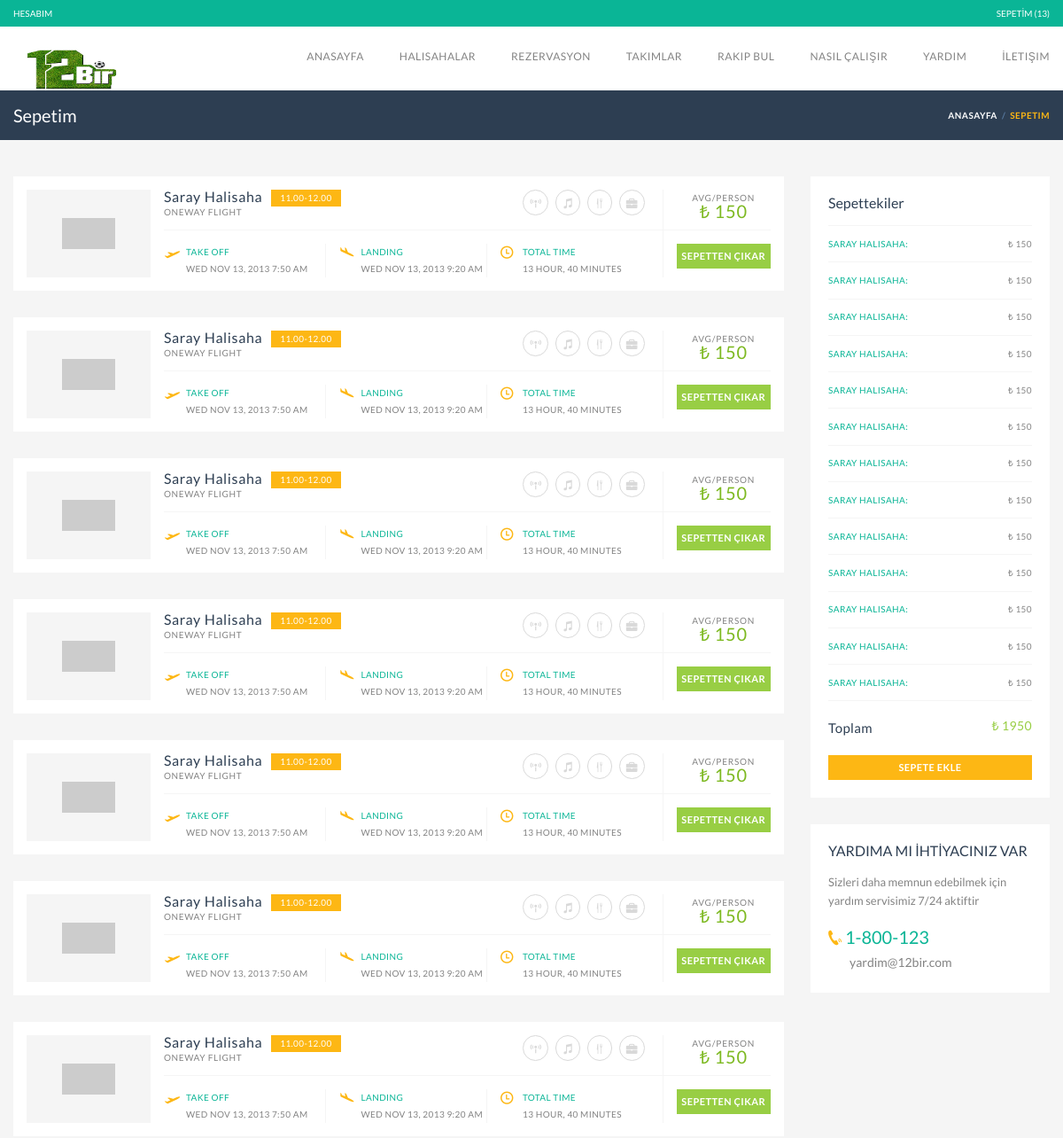
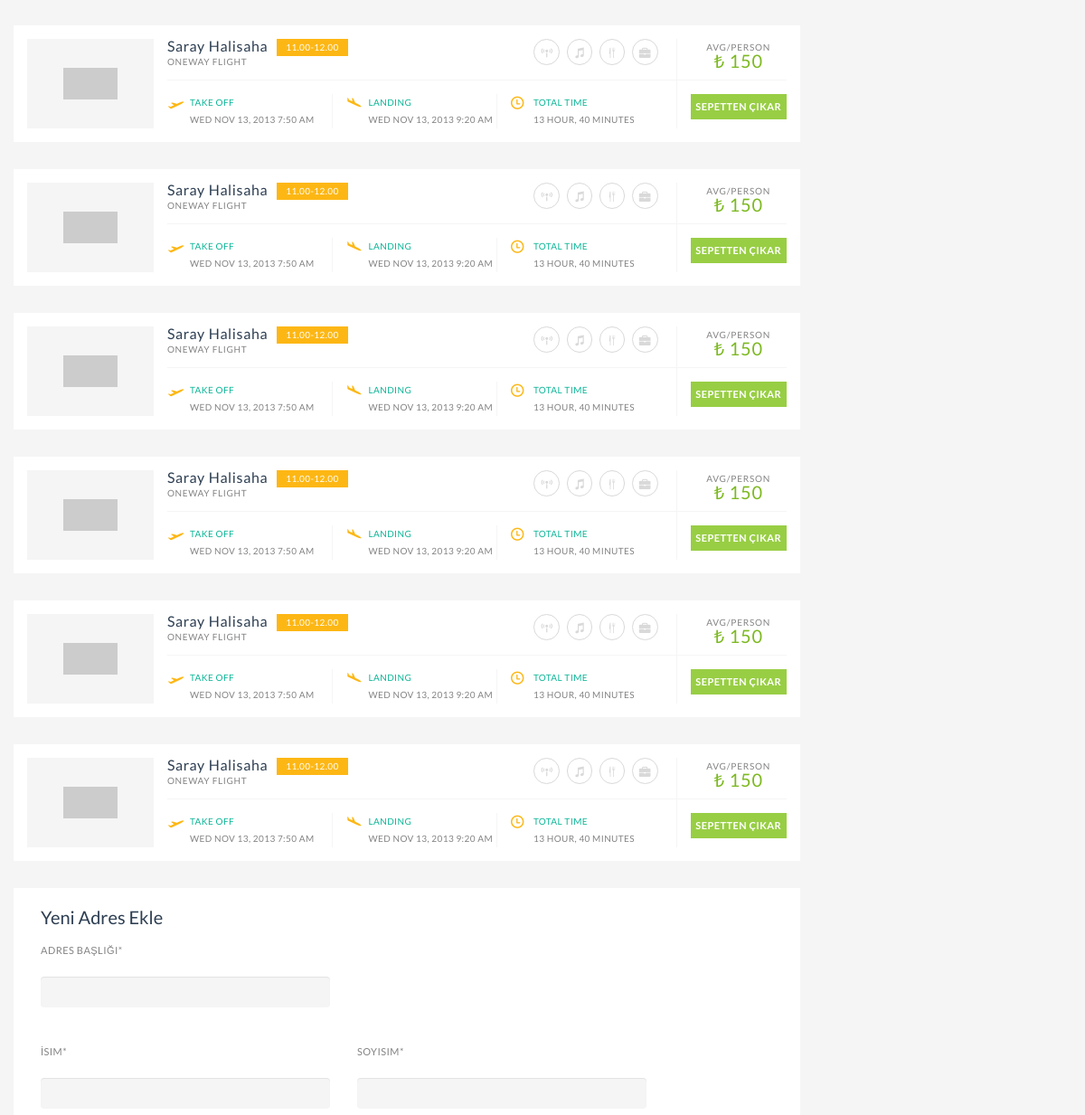
Page /sepetim/ (signed in, upper part) on the earlier database version (2 pictures, top to bottom).
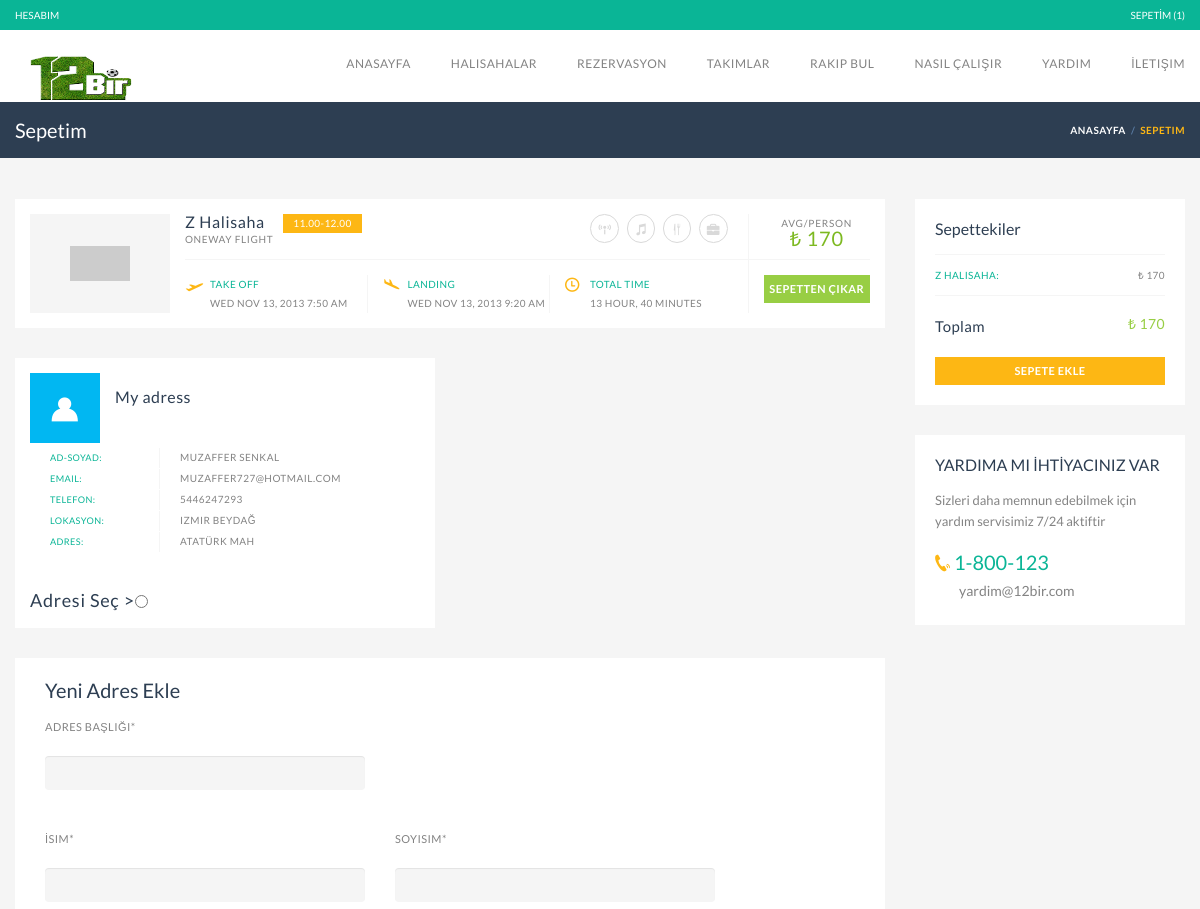
Same page on the later database version.
### field/models.py (models this page shows, shortened)
class Sepet(models.Model):
    user = models.ForeignKey(settings.AUTH_USER_MODEL, default=1)
    field = models.ForeignKey('Field',on_delete=models.CASCADE,related_name="field")
    selected = models.CharField(max_length=40)
    created = models.DateTimeField(auto_now_add=True)

class Address(models.Model):
    user = models.ForeignKey(settings.AUTH_USER_MODEL, default=1)
    title = models.CharField(max_length=40)
    firstName = models.CharField(max_length=40)
    lastName = models.CharField(max_length=40)
    email = models.EmailField(max_length=254)
    city = models.CharField(max_length=40)
    ilce = models.CharField(max_length=40)
    address = models.TextField()
    phone_number = models.CharField(max_length=12)

### account/views.py (the view, shortened to what this page needs)
# urls.py: url(r'^sepetim/$',SepetView.as_view(),name="sepetim"),
class SepetView(LoggedInMixin,ListView,FormView):
    template_name = "sepetim.html"
    form_class = AddressForm
    context_object_name ="sepet_list"
    success_url = reverse_lazy('sepetim')
    def get_queryset(self):
        return Sepet.objects.filter(user=self.request.user)
    def get_context_data(self, *args, **kwargs):
        context = super(SepetView, self).get_context_data(*args, **kwargs)
        address = Address.objects.filter(user=self.request.user)
        totalPrice = 0;
        sepet_list = self.get_queryset()
        for sepet in sepet_list:
            totalPrice += sepet.field.price
        context['totalPrice'] = totalPrice
        context['address_list'] = address
        return context

### account/mixins.py (called while the page is built)
    @method_decorator(login_required)
    def dispatch(self, *args, **kwargs):
        return super(LoggedInMixin, self).dispatch(*args, **kwargs)

### account/views.py (called while the page is built)
def sepetHeader(request):
    user = request.user;
    if user.is_authenticated:
        list = Sepet.objects.filter(user=user)
        return { "sepetNumber":list.count}
    return {}

### account/templates/sepetim.html (shortened to what the changed rows need)
{% extends "base.html" %}
{% load crispy_forms_tags %}
{% block content %}
  <div class="page-title-container">
            <div class="container">
                <div class="page-title pull-left">
                    <h2 class="entry-title">Sepetim</h2>
                </div>
            </div>
        </div>
    <section id="content" class="gray-area">
            <div class="container">
                <div class="row">
                    <div id="main" class="col-sms-6 col-sm-8 col-md-9 listing-style3 flight">
                            {% for object in sepet_list %}
                             <article class="box">
                                <figure class="col-xs-3 col-sm-2">
                                    <span><img alt="" src="http://placehold.it/270x160"></span>
                                </figure>
                                <div class="details col-xs-9 col-sm-10">
                                    <div class="details-wrapper">
                                        <div class="first-row">
                                            <div>
                                                <h4 class="box-title">{{ object.field.name }}<small>Oneway flight</small></h4>
                                                <a class="button btn-mini yellow">11.00-12.00</a>
                                                <div class="amenities">
                                                    <i class="soap-icon-wifi circle"></i>
                                                    <i class="soap-icon-entertainment circle"></i>
                                                    <i class="soap-icon-fork circle"></i>
                                                    <i class="soap-icon-suitcase circle"></i>
                                                </div>
                                            </div>
                                            <div>
                                                <span class="price"><small>AVG/PERSON</small>₺ {{ object.field.price }}</span>
                                            </div>
                                        </div>
                                        <div class="second-row">
                                            <div class="time">
                                                <div class="take-off col-sm-4">
                                                    <div class="icon"><i class="soap-icon-plane-right yellow-color"></i></div>
                                                    <div>
                                                        <span class="skin-color">Take off</span><br />Wed Nov 13, 2013 7:50 Am
                                                    </div>
                                                </div>
                                                <div class="landing col-sm-4">
                                                    <div class="icon"><i class="soap-icon-plane-right yellow-color"></i></div>
                                                    <div>
                                                        <span class="skin-color">landing</span><br />Wed Nov 13, 2013 9:20 am
                                                    </div>
                                                </div>
                                                <div class="total-time col-sm-4">
                                                    <div class="icon"><i class="soap-icon-clock yellow-color"></i></div>
                                                    <div>
                                                        <span class="skin-color">total time</span><br />13 Hour, 40 minutes
                                                    </div>
                                                </div>
                                            </div>
                                            <div class="action">
                                                <form method="POST" action="{% url "sepet-delete" object.id %}">
                                                <button type="submit" class="button btn-small full-width">SEPETTEN ÇIKAR</button>
                                                </form>
                                            </div>
                                        </div>
                                    </div>
                                </div>
                            </article>
                            {% endfor %}
                        <div class="row">
                            <form action="">
                                {% for object in address_list %}
                                    <div class="col-sm-6">
                                <div class="icon-box style5 box" id="hotel-description">
                                    <i class="soap-icon-user"></i>
                                    <div class="description">
                                        <h4><a href="#">{{ object.title }} </a></h4>
                                    </div>
                                     <div class="features table-cell" >
                                              <ul class="adres-form-bilgi">
                                                <li><label>Ad-Soyad:</label>{{ object.firstName }} {{ object.lastName }}</li>
                                                <li><label>Email:</label>{{ object.email}}</li>
                                                <li><label>Telefon:</label>{{ object.phone_number}}</li>
                                                <li><label>Lokasyon:</label>{{ object.city}}  {{ object.ilce}}</li>
                                                <li><label>Adres:</label>{{ object.address}}</li>
                                            </ul>
                                        </div>
                                    <div class="description" >
                                        <input type="radio" name="gender" value="male">
                                        <h3 class="box-title">Adresi Seç   > </h3>
                                    </div>
                                </div>
                            </div>
                                {% endfor %}
</form></div>
                        <div class="booking-section travelo-box">
                            <form class="booking-form" method="POST">
                                <div class="person-information">
                                    <h2>Yeni Adres Ekle</h2>
                                </div>
                            </form>
                        </div>
                    </div>
                    <div class="sidebar col-sms-6 col-sm-4 col-md-3">
                        <div class="booking-details travelo-box">
                            <dl class="other-details">
                                 {% for object in sepet_list %}
                                <dt class="feature">{{ object.field.name }}:</dt><dd class="value">₺ {{ object.field.price }}</dd>
                                {% endfor %}
                                <dt class="total-price">Toplam </dt><dd class="total-price-value">₺ {{ totalPrice }}</dd>
                            </dl>
                        </div>
                    </div>
                </div>
            </div>
        </section>
{% endblock %}

Differences in the rows shown:
removed Sepet: field.name "Saray Halisaha", field.price "150", field.name "SARAY HALISAHA"
removed Sepet: field.name "Saray Halisaha", field.price "150", field.name "SARAY HALISAHA"
removed Sepet: field.name "Saray Halisaha", field.price "150", field.name "SARAY HALISAHA"
removed Sepet: field.name "Saray Halisaha", field.price "150", field.name "SARAY HALISAHA"
removed Sepet: field.name "Saray Halisaha", field.price "150", field.name "SARAY HALISAHA"
removed Sepet: field.name "Saray Halisaha", field.price "150", field.name "SARAY HALISAHA"
removed Sepet: field.name "Saray Halisaha", field.price "150", field.name "SARAY HALISAHA"
removed Sepet: field.name "Saray Halisaha", field.price "150", field.name "SARAY HALISAHA"
removed Sepet: field.name "Saray Halisaha", field.price "150", field.name "SARAY HALISAHA"
removed Sepet: field.name "Saray Halisaha", field.price "150", field.name "SARAY HALISAHA"
removed Sepet: field.name "Saray Halisaha", field.price "150", field.name "SARAY HALISAHA"
removed Sepet: field.name "Saray Halisaha", field.price "150", field.name "SARAY HALISAHA"
removed Sepet: field.name "Saray Halisaha", field.price "150", field.name "SARAY HALISAHA"
added Sepet: field.name "Z Halisaha", field.price "170", field.name "Z HALISAHA"
added Address: title "My adress", firstName "MUZAFFER", lastName "SENKAL", email "MUZAFFER727@HOTMAIL.COM", phone_number "5446247293", city "IZMIR", ilce "BEYDAĞ", address "ATATÜRK MAH"
Other differences:
{{ sepetNumber }}: "13" → "1"
{{ totalPrice }}: "1950" → "170"
